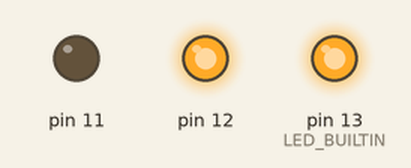
Bench run of a sketch on a simulated Arduino Uno, built with avr-gcc and run on an emulated ATmega328P. On the bench: output pins drawn as LEDs (lit = HIGH).

Above: at 0.6 s.
At 1.6 s:
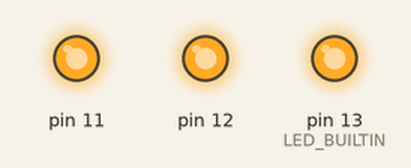
At 2.15 s:
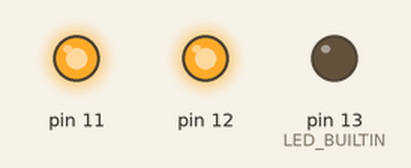
At 3.25 s:
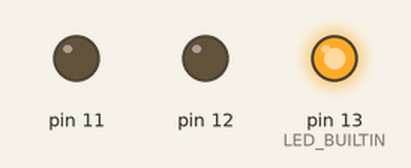
At 5.9 s:
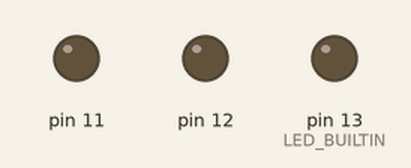
Timing chart, 0 to 7.4 s (numbered marks = the images above):
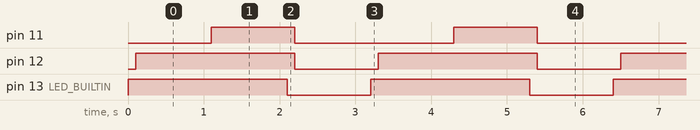

The sketch:

test.ino
```cpp
void setup() {
  // put your setup code here, to run once:
pinMode(LED_BUILTIN, OUTPUT);
pinMode(12, OUTPUT);
pinMode(11, OUTPUT);
}

void loop() {
  // put your main code here, to run repeatedly:
digitalWrite (LED_BUILTIN, HIGH);
delay(100);
digitalWrite (12, HIGH);
delay(1000);
digitalWrite (11, HIGH);
delay(1000);

digitalWrite (LED_BUILTIN, LOW);
delay(100);
digitalWrite (12, LOW);
delay(1);
digitalWrite (11, LOW);
delay(1000);
}
```

Measured:
- by itself, pin 11: alternates HIGH for 1.1 s and LOW for 2.1 s
- by itself, pin 12, pin 13 (LED_BUILTIN): alternates HIGH for 2.1 s and LOW for 1.1 s
- by itself, everything shown: repeats every 3.2 s, in 5 steps
